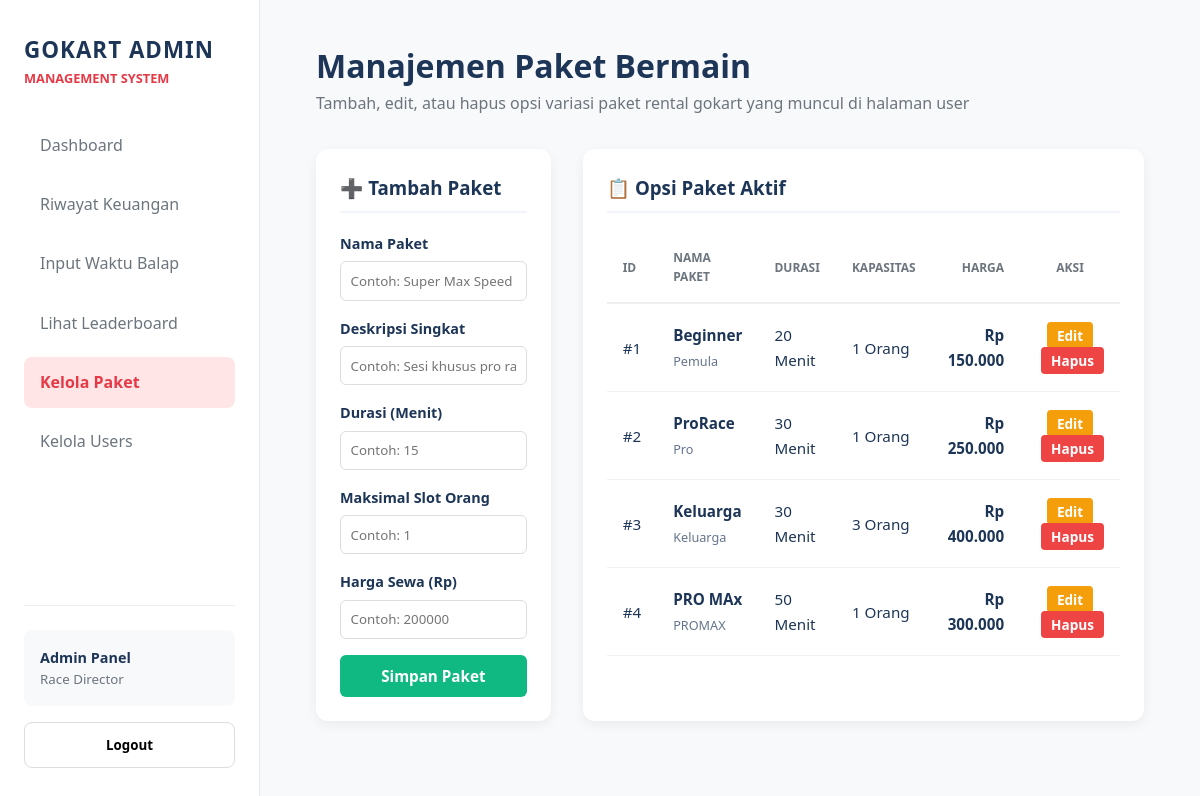
Screenshot of /admin/kelola_paket.php (signed in) with the database file from the repository.
### tables this page shows
CREATE TABLE `paket_bermain` (
  `id` int(11) NOT NULL,
  `nama_paket` varchar(100) DEFAULT NULL,
  `deskripsi` varchar(255) DEFAULT NULL,
  `durasi_menit` int(11) DEFAULT NULL,
  `maksimal_orang` int(11) DEFAULT NULL,
  `harga` int(11) DEFAULT NULL
);

### admin/kelola_paket.php (the view, shortened to what this page needs)
<?php
require '../koneksi.php';
$paket_query = mysqli_query($koneksi, "SELECT * FROM paket_bermain ORDER BY id ASC");
?>
<!DOCTYPE html>
<html lang="id">
<head>
    <link rel="stylesheet" href="style-admin.css">
</head>
<body>
    <div class="container">
        <aside class="sidebar">
            <div class="sidebar-top">
                <div class="brand">
                    <h2>GoKart Admin</h2>
                    <p>Management System</p>
                </div>
                <ul class="nav-menu">
                    <li><a href="dashboard.php" class="nav-link"><span>Dashboard</span></a></li>
                    <li><a href="riwayat_keuangan.php" class="nav-link"><span>Riwayat Keuangan</span></a></li>
                    <li><a href="input_waktu.php" class="nav-link"><span>Input Waktu Balap</span></a></li>
                    <li><a href="leaderboard.php" class="nav-link"><span>Lihat Leaderboard</span></a></li>
                    <li><a href="kelola_paket.php" class="nav-link active"><span>Kelola Paket</span></a></li>
                    <li><a href="kelola_users.php" class="nav-link"><span>Kelola Users</span></a></li>
                </ul>
            </div>
            <div class="sidebar-bottom">
                <div class="sidebar-user">
                    <p><strong>Admin Panel</strong></p>
                    <small>Race Director</small>
                </div>
                <button class="logout-btn" onclick="if(confirm('Keluar dari panel admin?')) window.location.href='../logout.php'">
                    <span>Logout</span>
                </button>
            </div>
        </aside>
        <main class="main">
            <header class="header">
                <h1>Manajemen Paket Bermain</h1>
                <p>Tambah, edit, atau hapus opsi variasi paket rental gokart yang muncul di halaman user</p>
            </header>
            <div class="crud-grid">
                <div class="card">
                    <h3 style="margin-bottom: 1.2rem; border-bottom: 2px solid #f1f5f9; padding-bottom: 8px;">➕ Tambah Paket</h3>
                    <form action="" method="POST">
                        <div class="form-group">
                            <label>Nama Paket</label>
                            <input type="text" name="nama_paket" class="form-control" placeholder="Contoh: Super Max Speed" required>
                        </div>
                        <div class="form-group">
                            <label>Deskripsi Singkat</label>
                            <input type="text" name="deskripsi" class="form-control" placeholder="Contoh: Sesi khusus pro racer" required>
                        </div>
                        <div class="form-group">
                            <label>Durasi (Menit)</label>
                            <input type="number" name="durasi_menit" class="form-control" placeholder="Contoh: 15" min="1" required>
                        </div>
                        <div class="form-group">
                            <label>Maksimal Slot Orang</label>
                            <input type="number" name="maksimal_orang" class="form-control" placeholder="Contoh: 1" min="1" required>
                        </div>
                        <div class="form-group">
                            <label>Harga Sewa (Rp)</label>
                            <input type="number" name="harga" class="form-control" placeholder="Contoh: 200000" min="0" required>
                        </div>
                        <button type="submit" name="tambah_paket" class="btn-submit">Simpan Paket</button>
                    </form>
                </div>
                <div class="card table-container">
                    <h3 style="margin-bottom: 1.2rem; border-bottom: 2px solid #f1f5f9; padding-bottom: 8px;">📋 Opsi Paket Aktif</h3>
                    <table class="admin-table">
                        <thead>
                            <tr>
                                <th>ID</th>
                                <th>Nama Paket</th>
                                <th>Durasi</th>
                                <th>Kapasitas</th>
                                <th style="text-align: right;">Harga</th>
                                <th style="text-align: center;">Aksi</th>
                            </tr>
                        </thead>
                        <tbody>
                            <?php while ($row = mysqli_fetch_assoc($paket_query)): ?>
                            <tr>
                                <td>#<?= $row['id']; ?></td>
                                <td>
                                    <strong><?= htmlspecialchars($row['nama_paket']); ?></strong><br>
                                    <small style="color: #64748b;"><?= htmlspecialchars($row['deskripsi']); ?></small>
                                </td>
                                <td><?= $row['durasi_menit']; ?> Menit</td>
                                <td><?= $row['maksimal_orang']; ?> Orang</td>
                                <td style="text-align: right; font-weight: bold;">Rp <?= number_format($row['harga'], 0, ',', '.'); ?></td>
                                <td style="text-align: center;">
                                    <a href="edit_paket.php?id=<?= $row['id']; ?>" class="btn-edit">Edit</a>
                                    <a href="kelola_paket.php?action=delete&id=<?= $row['id']; ?>" class="btn-delete" onclick="return confirm('Hapus paket <?= $row['nama_paket']; ?> secara permanen?')">Hapus</a>
                                </td>
                            </tr>
                            <?php endwhile; ?>
                        </tbody>
                    </table>
                </div>
            </div>
        </main>
    </div>
</body>
</html>

### admin/style-admin.css (style rules this page uses)
:root { --primary: #e63946; --primary-light: #ffe5e5; --dark: #1d3557; --light: #f1faee; --gray: #6c757d; --white: #ffffff; --bg-body: #f8f9fa; --shadow: 0 4px 12px rgba(0, 0, 0, 0.06); --transition: all 0.25s ease; --success: #2a9d8f; --success-light: #e6f6f4; --warning: #f4a261; --warning-light: #fef5ed; }
* { margin: 0; padding: 0; box-sizing: border-box; font-family: "Segoe UI", Roboto, sans-serif; }
body { background-color: var(--bg-body); color: var(--dark); line-height: 1.6; }
.container { display: flex; min-height: 100vh; }
.sidebar { width: 260px; background-color: var(--white); display: flex; flex-direction: column; justify-content: space-between; padding: 2rem 1.5rem; border-right: 1px solid #eaeaea; position: fixed; height: 100vh; z-index: 100; }
.brand h2 { color: var(--dark); font-size: 1.4rem; text-transform: uppercase; letter-spacing: 1px; }
.brand p { font-size: 0.8rem; color: var(--primary); font-weight: 700; text-transform: uppercase; }
.nav-menu { list-style: none; margin-top: 2rem; flex-grow: 1; }
.nav-link { text-decoration: none; color: var(--gray); display: block; padding: 0.8rem 1rem; border-radius: 8px; margin-bottom: 0.5rem; transition: var(--transition); }
.nav-link:hover, .nav-link.active { background-color: var(--primary-light); color: var(--primary); font-weight: bold; }
.sidebar-bottom { border-top: 1px solid #eee; padding-top: 1.5rem; }
.sidebar-user { padding: 1rem; background: var(--bg-body); border-radius: 8px; margin-bottom: 1rem; }
.sidebar-user p { font-size: 0.9rem; white-space: nowrap; overflow: hidden; text-overflow: ellipsis; }
.sidebar-user small { color: var(--gray); display: block; }
.logout-btn { width: 100%; padding: 0.8rem; border: 1px solid #ddd; background: none; border-radius: 8px; cursor: pointer; font-weight: 600; transition: var(--transition); }
.main { margin-left: 260px; padding: 2.5rem 3.5rem; width: calc(100% - 260px); }
.header { margin-bottom: 2rem; }
.header h1 { font-size: 2rem; color: var(--dark); }
.header p { color: var(--gray); font-size: 1rem; }
.card { background: var(--white); border-radius: 12px; padding: 1.5rem; box-shadow: var(--shadow); }
.table-container { padding: 1.5rem; }
.admin-table { width: 100%; border-collapse: collapse; }
.admin-table th { padding: 1rem; color: var(--gray); font-weight: 700; text-transform: uppercase; font-size: 0.75rem; border-bottom: 2px solid #eee; text-align: left; }
.admin-table td { padding: 1.2rem 1rem; border-bottom: 1px solid #f1f1f1; vertical-align: middle; font-size: 0.95rem; }

### admin/kelola_paket.php (style rules this page uses)
.crud-grid { display: grid; grid-template-columns: 1fr 2fr; gap: 2rem; margin-top: 1.5rem; }
.form-group { margin-bottom: 1rem; }
.form-group label { display: block; margin-bottom: 0.4rem; font-weight: 600; font-size: 0.9rem; }
.form-control { width: 100%; padding: 0.6rem; border: 1px solid #ddd; border-radius: 6px; outline: none; box-sizing: border-box; }
.btn-submit { width: 100%; padding: 0.7rem; background-color: #10b981; color: white; border: none; border-radius: 6px; cursor: pointer; font-weight: bold; font-size: 0.95rem; }
.btn-edit { background-color: #f59e0b; color: white; padding: 4px 10px; border-radius: 4px; text-decoration: none; font-size: 0.85rem; font-weight: 600; }
.btn-delete { background-color: #ef4444; color: white; padding: 4px 10px; border-radius: 4px; text-decoration: none; font-size: 0.85rem; font-weight: 600; margin-left: 5px; }

### rows the page displays
paket_bermain: id "1", nama_paket "Beginner", deskripsi "Pemula", durasi_menit "20", maksimal_orang "1", harga "150.000"
paket_bermain: id "2", nama_paket "ProRace", deskripsi "Pro", durasi_menit "30", maksimal_orang "1", harga "250.000"
paket_bermain: id "3", nama_paket "Keluarga", deskripsi "Keluarga", durasi_menit "30", maksimal_orang "3", harga "400.000"
paket_bermain: id "4", nama_paket "PRO MAx", deskripsi "PROMAX", durasi_menit "50", maksimal_orang "1", harga "300.000"
